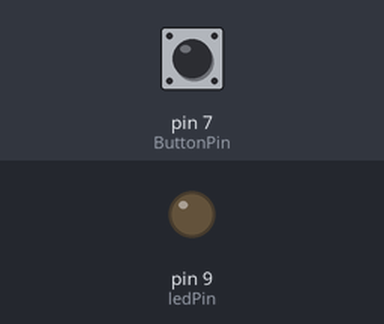
A sketch run on a simulated Arduino Uno, built with avr-gcc and run on an emulated ATmega328P. Shown: output pins drawn as LEDs (lit = HIGH). The test bench sets the inputs (shaded band); at power-on: pin 7 (ButtonPin) LOW.

Above: at 1.2 s.
1.3 s: pin 7 (ButtonPin) pulled HIGH for 0.15 s
At 2.1 s:
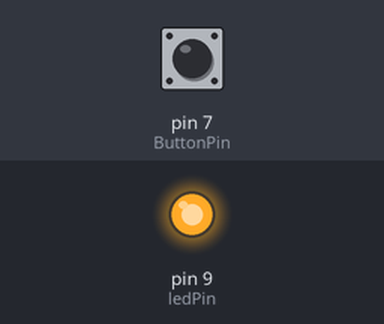
3.8 s: pin 7 (ButtonPin) pulled HIGH for 3.2 s
At 8.5 s:
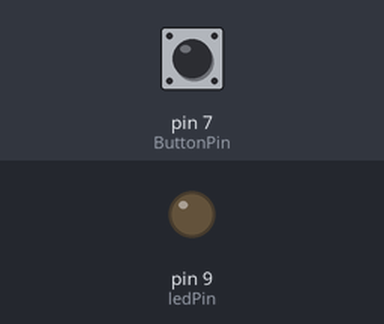
Timing chart, 0 to 10.0 s (numbered marks = the images above; inputs shaded):
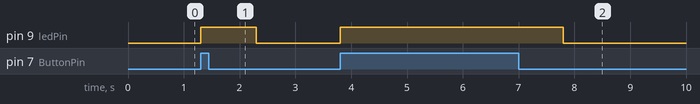

Measured:
- after the input at 1.3 s, pin 9 (ledPin): LOW → HIGH at once, → LOW 1.0 s later
- after the input at 3.8 s, pin 9 (ledPin): LOW → HIGH at once, → LOW 4.0 s later

The sketch:

sketch_apr04a.ino
```cpp
  int ledPin = 9;
  int ButtonPin = 7;
  void setup() {
    // put your setup code here, to run once:
  Serial.begin(9600);
  pinMode(9,OUTPUT);
  pinMode (7,INPUT);
  }

  void loop() {
    // put your main code here, to run repeatedly:
  int ButtonState = digitalRead(ButtonPin);
  while (ButtonState == HIGH){
  digitalWrite (9,HIGH);
  delay (1000);
  ButtonState = digitalRead(ButtonPin);
  }
  digitalWrite (9,LOW);
  }
```
